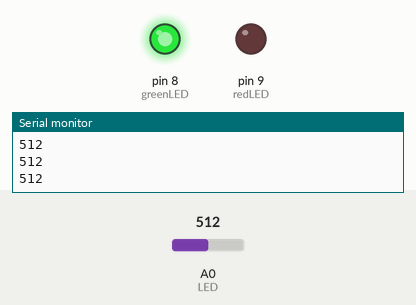
This sketch was run on a simulated Arduino Uno, built with avr-gcc and run on an emulated ATmega328P. Parts: output pins drawn as LEDs (lit = HIGH), the last lines printed to the serial monitor. The inputs (shaded band) are chosen by the test bench; at power-on: A0 (LED) = 512.

Above: at 1.2 s.
1.3 s: A0 (LED) set to 417
2.9 s: A0 (LED) set to 390
At 4.2 s:
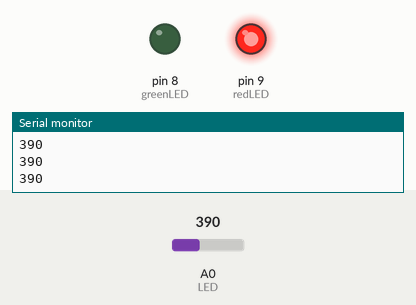
4.7 s: A0 (LED) set to 410
At 6.2 s:
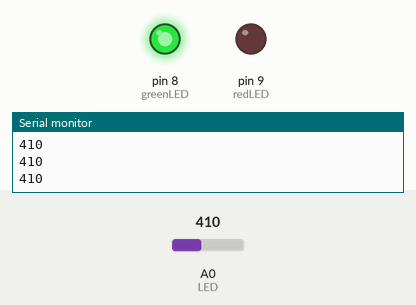
6.5 s: A0 (LED) set to 306
At 8.2 s:
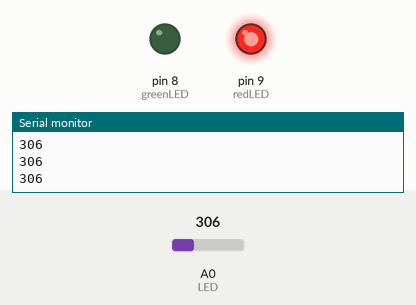
Timing chart, 0 to 9.2 s (numbered marks = the images above; inputs shaded):
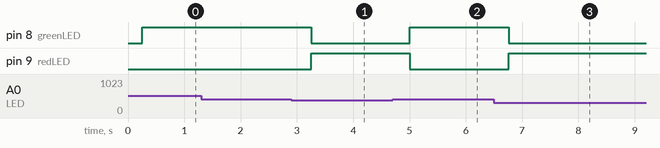

Measured:
- the behaviour switches between 400 and 399 on A0 (LED) (found by bisection; images 0 and 1)
- after the input at 2.9 s, pin 8 (greenLED): HIGH → LOW after 0.35 s; pin 9 (redLED): LOW → HIGH after 0.35 s
- after the input at 4.7 s, pin 8 (greenLED): LOW → HIGH after 0.31 s; pin 9 (redLED): HIGH → LOW after 0.31 s
- after the input at 6.5 s, pin 8 (greenLED): HIGH → LOW after 0.26 s; pin 9 (redLED): LOW → HIGH after 0.26 s

The sketch:

Photoresistor2.ino
```cpp
int LED = A0;
int lightVal;
int delayVal = 250;
int redLED = 9;
int greenLED = 8;
void setup() {
  // initialize digital pin LED_BUILTIN as an output.
  pinMode(LED, INPUT);
  pinMode(redLED, OUTPUT);
  pinMode(greenLED, OUTPUT);
  Serial.begin(9600);
}

// the loop function runs over and over again forever
void loop() {
  lightVal = analogRead(LED);
  Serial.println(lightVal);
  delay(delayVal);
  if(lightVal > 400) {
    digitalWrite(greenLED, HIGH);
    digitalWrite(redLED, LOW);
  }
  if (lightVal < 400){
    digitalWrite(greenLED, LOW);
    digitalWrite(redLED, HIGH);
  }
}
```
